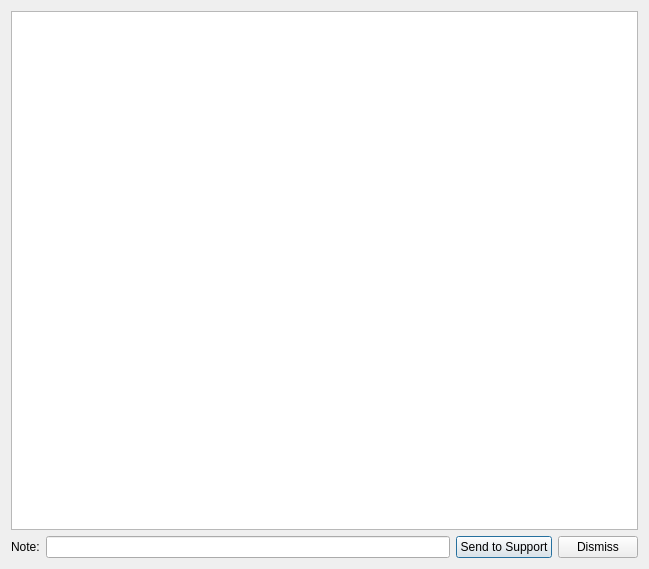
<?xml version="1.0" encoding="UTF-8"?>
<ui version="4.0">
 <class>DcLogDialog</class>
 <widget class="QDialog" name="DcLogDialog">
  <property name="geometry">
   <rect>
    <x>0</x>
    <y>0</y>
    <width>649</width>
    <height>569</height>
   </rect>
  </property>
  <property name="windowTitle">
   <string>Dialog</string>
  </property>
  <layout class="QVBoxLayout" name="verticalLayout">
   <item>
    <widget class="QTextEdit" name="textEdit"/>
   </item>
   <item>
    <layout class="QHBoxLayout" name="horizontalLayout">
     <item>
      <widget class="QLabel" name="label">
       <property name="text">
        <string>Note:</string>
       </property>
      </widget>
     </item>
     <item>
      <widget class="QLineEdit" name="lineEdit"/>
     </item>
     <item>
      <widget class="QPushButton" name="pushButton">
       <property name="text">
        <string>Send to Support</string>
       </property>
      </widget>
     </item>
     <item>
      <widget class="QPushButton" name="pushButton_2">
       <property name="text">
        <string>Dismiss</string>
       </property>
      </widget>
     </item>
    </layout>
   </item>
  </layout>
 </widget>
 <resources/>
 <connections/>
</ui>
